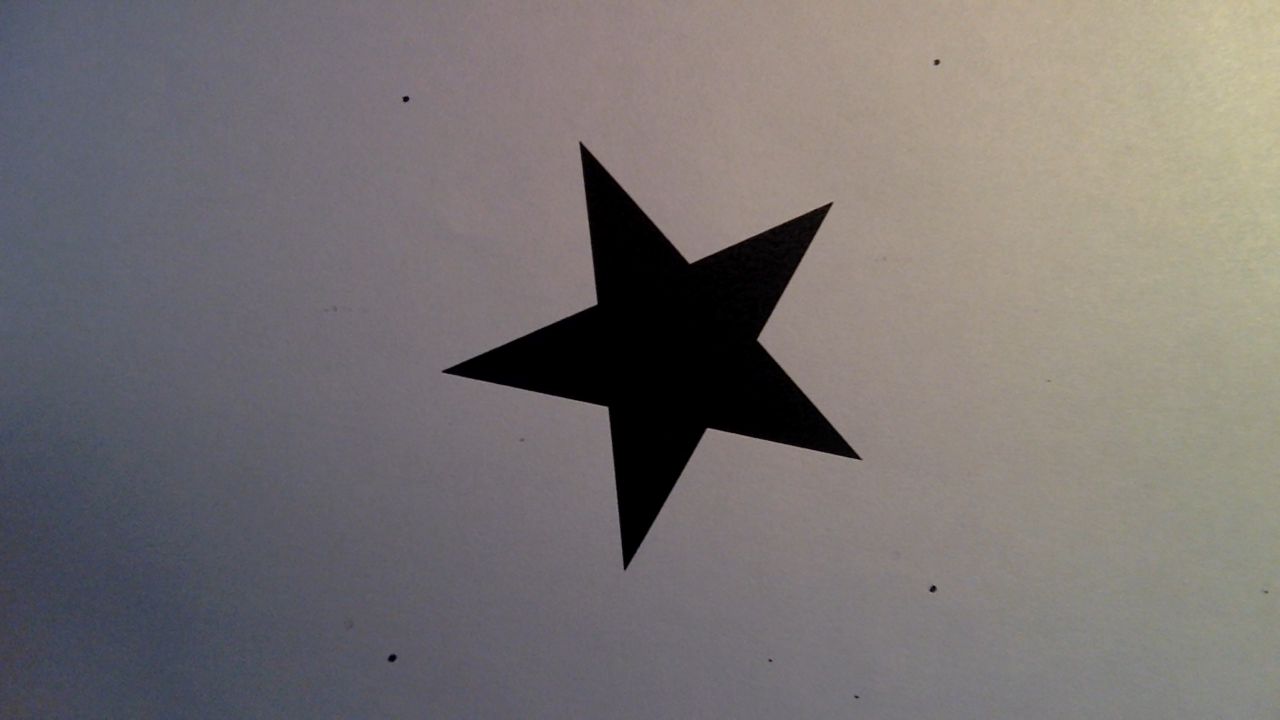
#> input picture TP2/shapes/5-point-star/59602653255951.png, 1280 x 720 px; its folder holds only this picture in this run
$ python generate_hu.py
#> lines starting #> are read from the running program, lines starting #| are printed output that depends on the picture; after the words box and inside, x2 and y2 are one past the last pixel; in counts of white or black regions, pixels touching at a corner belong together
import cv2
import numpy as np
import os
import csv


def get_contours(frame, mode, method):
    contours, hierarchy = cv2.findContours(frame, mode, method)
    return contours


def get_biggest_contour(contours):
    max_cnt = contours[0]
    for cnt in contours:
        if cv2.contourArea(cnt) > cv2.contourArea(max_cnt):
            max_cnt = cnt
    return max_cnt


def calculate_hu_moments(contour):
    return cv2.HuMoments(cv2.moments(contour)).flatten()


def preprocess_image(image):
    # Convert the image to grayscale
    gray_image = cv2.cvtColor(image, cv2.COLOR_BGR2GRAY)

    # Threshold the grayscale image to create a binary mask
    _, thresh = cv2.threshold(gray_image, 70, 255, cv2.THRESH_BINARY)

    # Perform morphological operations to remove small white regions (dots)
    kernel = np.ones((7, 7), np.uint8)
    cleaned_mask = cv2.morphologyEx(thresh, cv2.MORPH_OPEN, kernel)

    return cleaned_mask


def save_moment_to_csv(hu_moments, file_name, tag):
    with open(file_name, 'a', newline='') as file:
        writer = csv.writer(file)
        writer.writerow([tag] + list(hu_moments))


def get_files_from_folder(folder):
    return [f for f in os.listdir(folder) if os.path.isfile(os.path.join(folder, f))]


def main():
    csv_filename = 'hu_moments.csv'
    with open(csv_filename, 'w', newline='') as file:
        writer = csv.writer(file)
        writer.writerow(
            ['Tag', 'HuMoment1', 'HuMoment2', 'HuMoment3', 'HuMoment4', 'HuMoment5', 'HuMoment6', 'HuMoment7'])

    shape_folders = ['5-point-star', 'rectangle', 'triangle']

    for tag, folder in enumerate(shape_folders, start=1):
        files_in_folder = get_files_from_folder(f'./shapes/{folder}')

        for filename in files_in_folder:
            image = cv2.imread(f'./shapes/{folder}/{filename}')
#> image is the input picture: shape (720, 1280, 3); mean B, G, R 113.8, 114.2, 119.4

            # Preprocess the image to remove small white dots
            cleaned_mask = preprocess_image(image)
#> in preprocess_image, `gray_image = cv2.cvtColor(image, cv2.COLOR_BGR2GRAY)`:
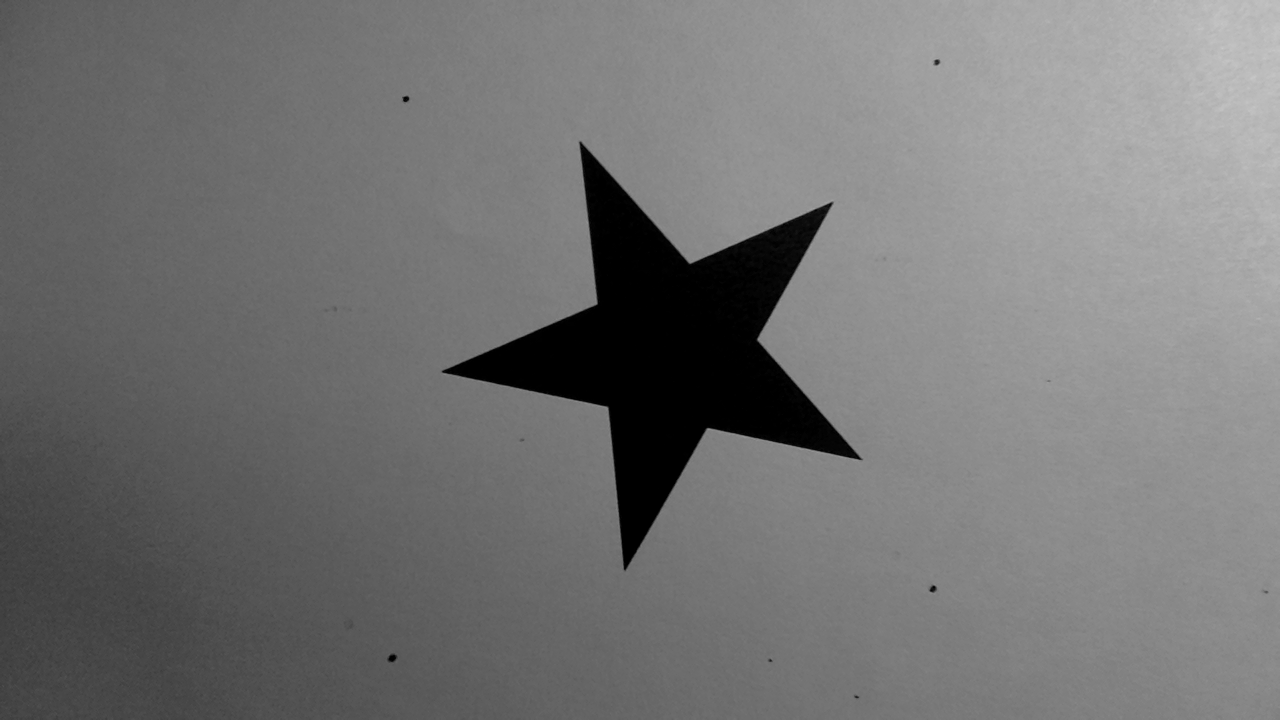
#> gray_image: shape (720, 1280); min 0, max 201, mean 115.7
#> in preprocess_image, `_, thresh = cv2.threshold(gray_image, 70, 255, cv2.THRESH_BINARY)`:
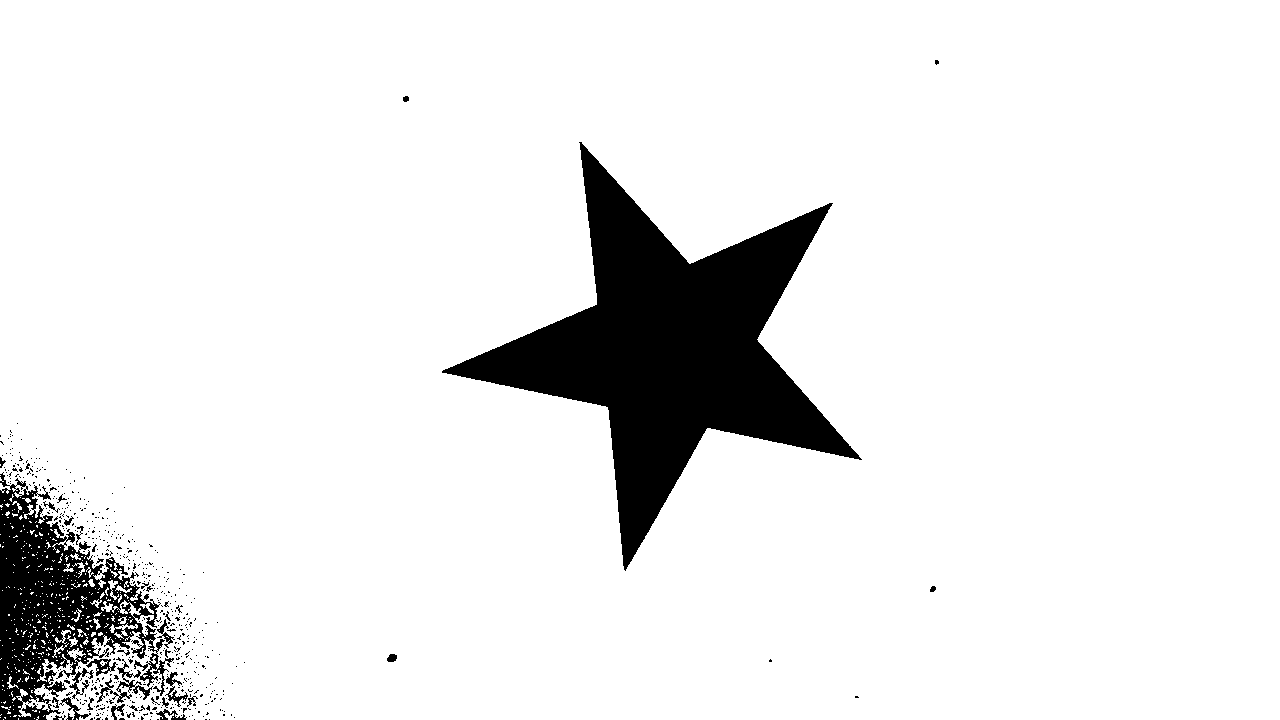
#> thresh: shape (720, 1280); 91.4% white; 545 black regions (518 under 20 px), largest, box (x1, y1, x2, y2) and area: (442, 142, 862, 571) 57369, (0, 472, 174, 720) 18690, (165, 672, 188, 707) 234
#> in preprocess_image, `cleaned_mask = cv2.morphologyEx(thresh, cv2.MORPH_OPEN, kernel)`:
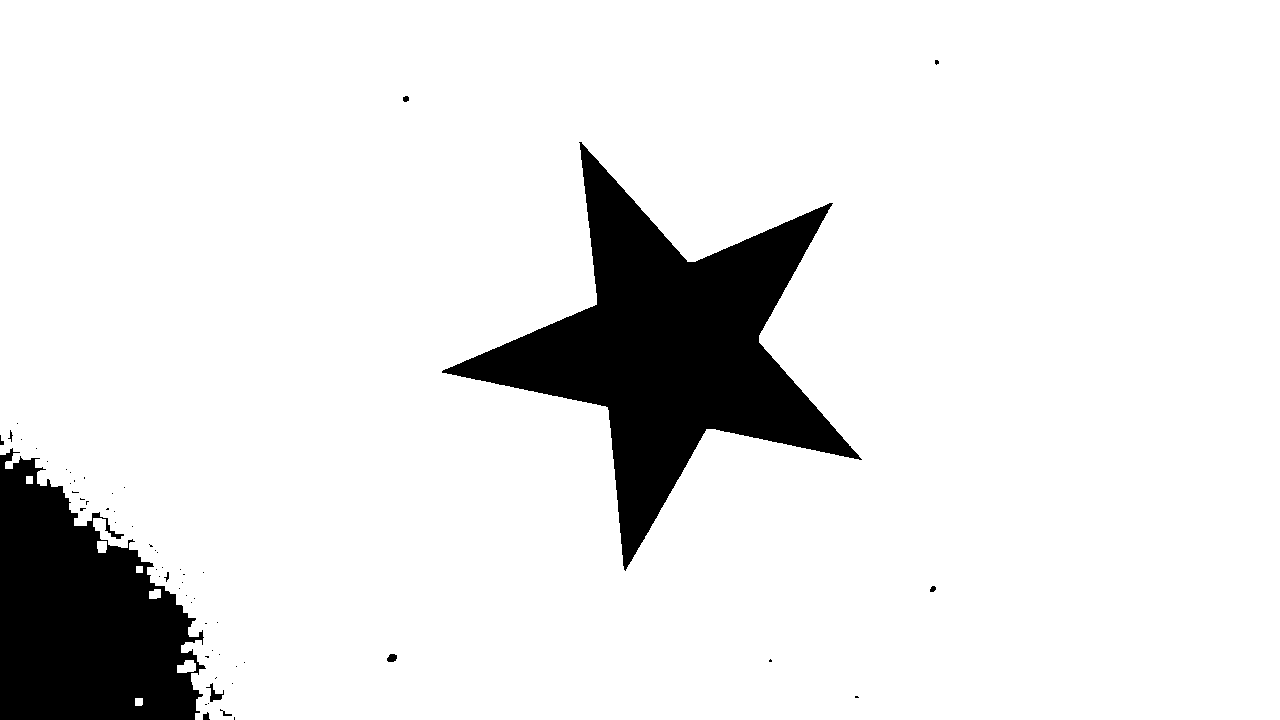
#> cleaned_mask: shape (720, 1280); 89.7% white; 59 black regions (48 under 20 px)

            if folder.startswith('circle'):
                cv2.imshow('cleaned', cleaned_mask)
                cv2.waitKey(0)

            # Find contours in the cleaned mask
            contours = get_contours(cleaned_mask, cv2.RETR_EXTERNAL, cv2.CHAIN_APPROX_SIMPLE)
#> in get_contours, `contours, hierarchy = cv2.findContours(frame, mode, method)`: contours = 7 contours; box (x1, y1, x2, y2) and area: (0, 0, 1280, 720) 882052, (177, 660, 196, 673) 164, (97, 541, 107, 553) 93, (149, 589, 161, 599) 86, (135, 698, 143, 706) 48, (26, 476, 33, 484) 42, (136, 566, 143, 573) 36

            if len(contours) > 0:
                biggest_contour = get_biggest_contour(contours)
#> in get_biggest_contour, `max_cnt = contours[0]`: max_cnt = [[135, 698], [135, 705], [141, 705], [142, 704], [142, 698]]
#> the loop in get_biggest_contour, `for cnt in contours:` made 7 passes
#> cnt on passes 4, 6: [[136, 566], [136, 572], [142, 572], [142, 566]], [[26, 476], [26, 483], [32, 483], [32, 476]]
#> after the loop in get_biggest_contour, `for cnt in contours:`: max_cnt = contour of 309 points, box (x1, y1, x2, y2) (0, 0, 1280, 720), area 882052
#> biggest_contour has the same summary as max_cnt in get_biggest_contour
                hu_moments = calculate_hu_moments(biggest_contour)
#> hu_moments = [0.193, 0.00981, 9.93e-05, 5.31e-06, -8.46e-11, -2.79e-07, -8.79e-11]
                save_moment_to_csv(hu_moments, csv_filename, tag)
#> pass 2 of the loop in main, `for tag, folder in enumerate(shape_folders, start=1):`:
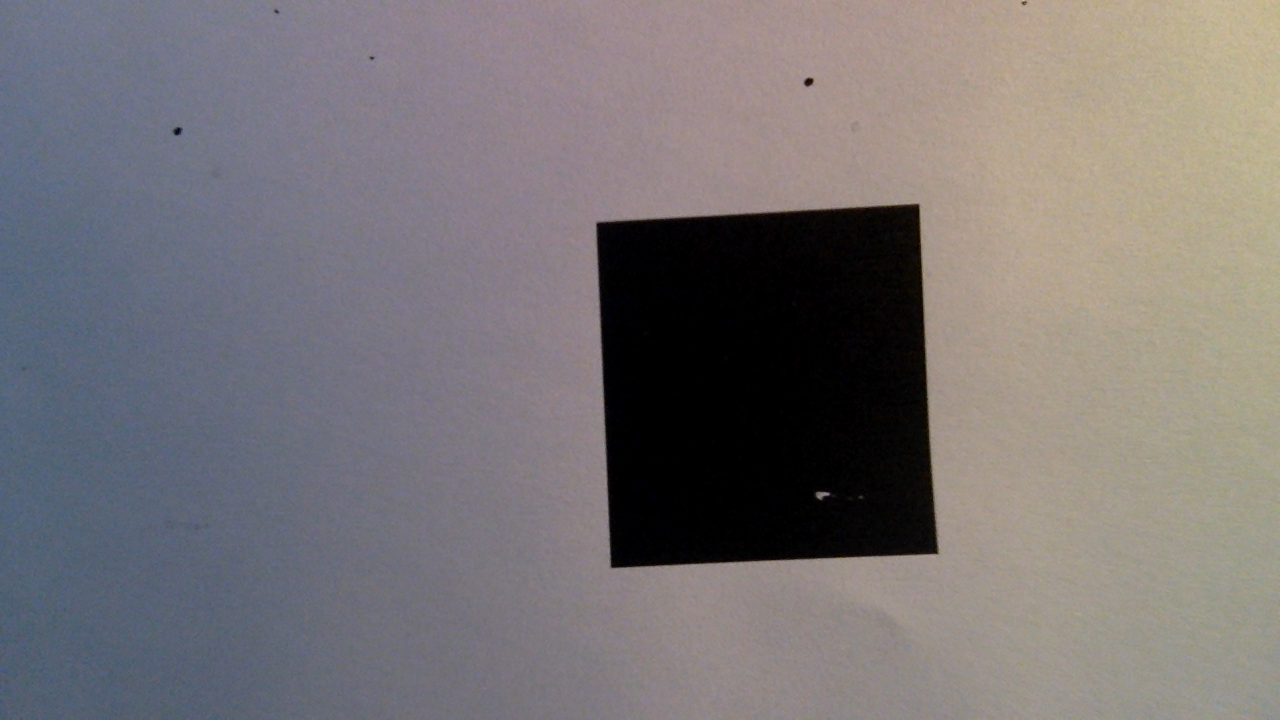
#> input picture TP2/shapes/rectangle/59885270836995.png, 1280 x 720 px
#> in main, image is the input picture: shape (720, 1280, 3); mean B, G, R 117.9, 116.3, 121.1
#> in preprocess_image (call 2), `gray_image = cv2.cvtColor(image, cv2.COLOR_BGR2GRAY)`:
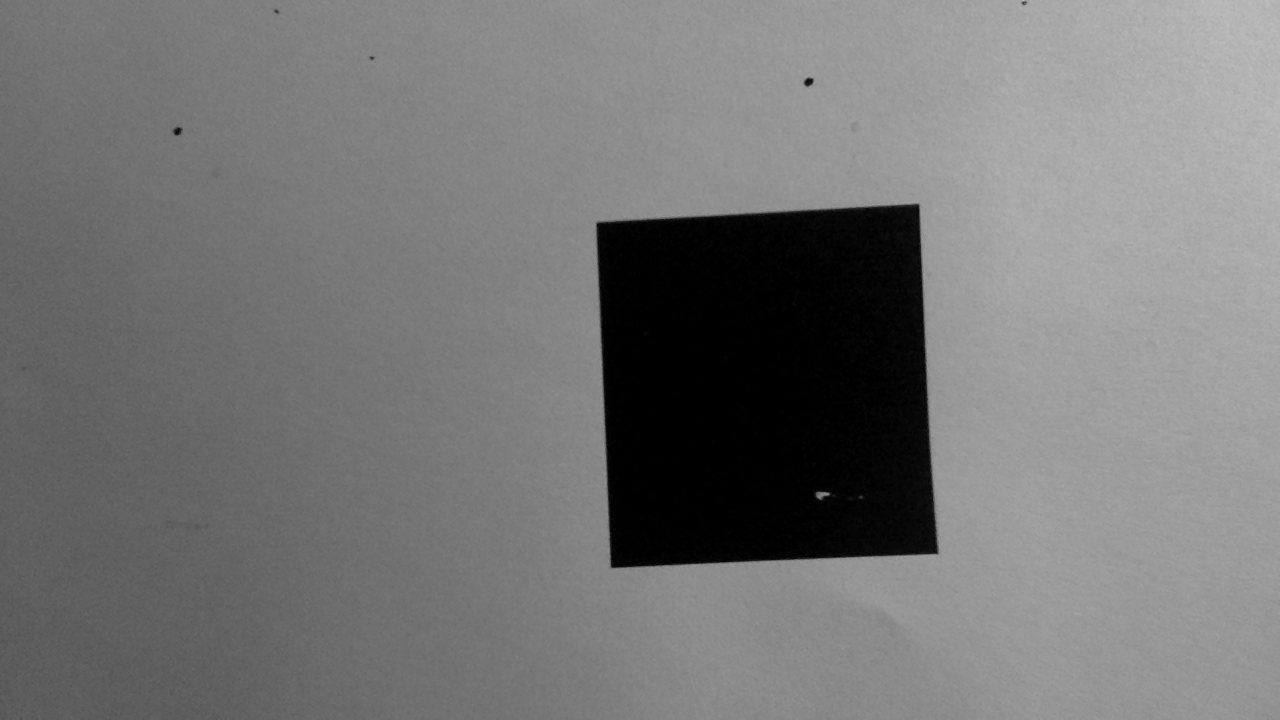
#> gray_image: shape (720, 1280); min 0, max 192, mean 117.9
#> in preprocess_image (call 2), `_, thresh = cv2.threshold(gray_image, 70, 255, cv2.THRESH_BINARY)`:
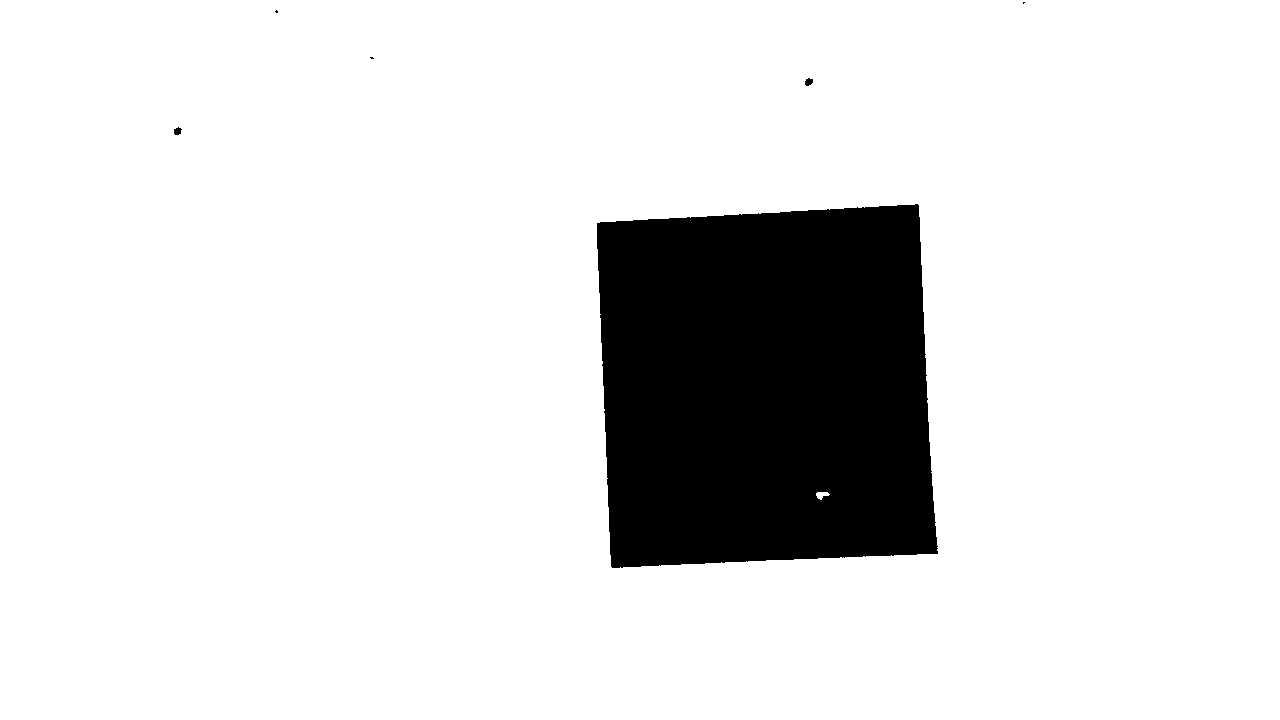
#> thresh: shape (720, 1280); 87.8% white; 6 black regions (3 under 20 px), largest, box (x1, y1, x2, y2) and area: (597, 204, 938, 568) 112375, (805, 78, 813, 86) 48, (174, 127, 182, 135) 46
#> cleaned_mask: shape (720, 1280); 87.8% white; 6 black regions (3 under 20 px)
#> in get_contours (call 2), `contours, hierarchy = cv2.findContours(frame, mode, method)`: contours = 1 contour; box (x1, y1, x2, y2) and area: (0, 0, 1280, 720) 919592
#> the loop in get_biggest_contour (call 2), `for cnt in contours:` made 1 pass
#> biggest_contour = contour of 9 points, box (x1, y1, x2, y2) (0, 0, 1280, 720), area 919592
#> hu_moments = [0.195, 0.0103, 5.42e-12, 6.32e-13, 1.17e-24, 6.38e-14, -1.11e-25]


if __name__ == "__main__":
#> (the run stopped early here; a loop or call above may not have finished)
